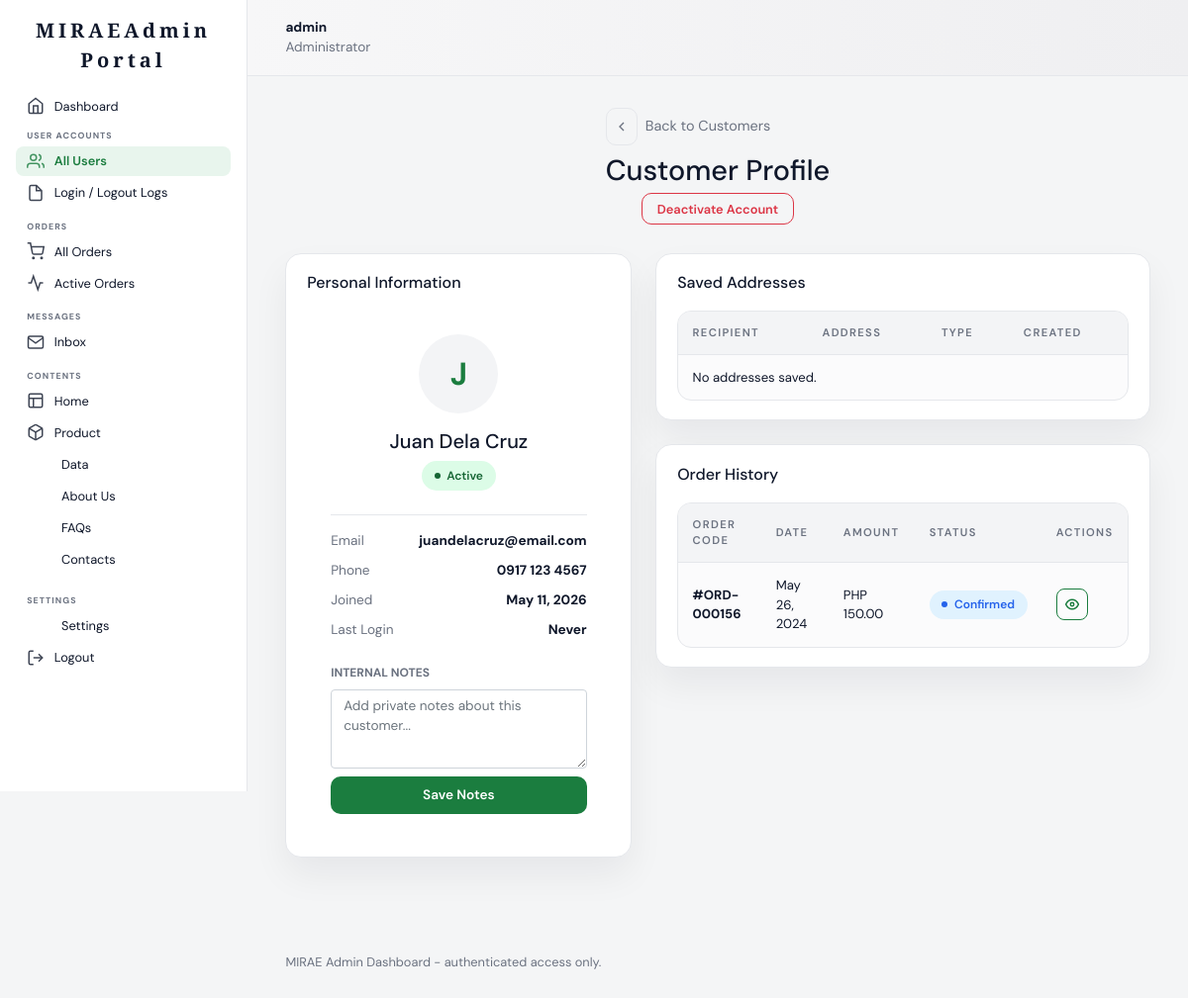
Screenshot of /admin/view_customer.php?id=1 (signed in) with the database file from the repository.
### tables this page shows
CREATE TABLE `customers` (
  `id` int(11) NOT NULL AUTO_INCREMENT,
  `name` varchar(255) NOT NULL,
  `email` varchar(255) NOT NULL,
  `password` varchar(255) NOT NULL,
  `phone` varchar(20) DEFAULT NULL,
  `address` text DEFAULT NULL,
  `city` varchar(100) DEFAULT NULL,
  `province` varchar(100) DEFAULT NULL,
  `postal_code` varchar(20) DEFAULT NULL,
  `status` enum('Active','Inactive') NOT NULL DEFAULT 'Active',
  `notes` text DEFAULT NULL,
  `created_at` timestamp NOT NULL DEFAULT current_timestamp(),
  `last_login` timestamp NULL DEFAULT NULL,
  `last_logout` timestamp NULL DEFAULT NULL,
  PRIMARY KEY (`id`),
  UNIQUE KEY `email` (`email`)
);

CREATE TABLE `orders` (
  `id` int(11) NOT NULL AUTO_INCREMENT,
  `order_code` varchar(50) NOT NULL,
  `customer_id` int(11) NOT NULL,
  `total` decimal(10,2) NOT NULL DEFAULT 0.00,
  `payment_status` enum('Paid','Unpaid') NOT NULL DEFAULT 'Unpaid',
  `payment_method` varchar(100) DEFAULT NULL,
  `order_status` enum('Pending','Confirmed','Out for Delivery','Delivered','Cancelled') NOT NULL DEFAULT 'Pending',
  `shipping_method` varchar(100) DEFAULT NULL,
  `tracking_number` varchar(100) DEFAULT NULL,
  `created_at` timestamp NOT NULL DEFAULT current_timestamp(),
  PRIMARY KEY (`id`),
  UNIQUE KEY `order_code` (`order_code`),
  KEY `customer_id` (`customer_id`),
  CONSTRAINT `orders_ibfk_1` FOREIGN KEY (`customer_id`) REFERENCES `customers` (`id`) ON DELETE CASCADE
);

### admin/view_customer.php (the view, shortened to what this page needs)
<?php
require_once __DIR__ . '/../config/db.php';
$customerId = isset($_GET['id']) ? (int)$_GET['id'] : 0;
$customer = null;
$stmt = $conn->prepare("SELECT * FROM customers WHERE id = ?");
$stmt->bind_param("i", $customerId);
$stmt->execute();
$result = $stmt->get_result();
if ($result->num_rows > 0) {
    $customer = $result->fetch_assoc();
}
$addresses = [];
$orders = [];
$stmt = $conn->prepare("SELECT * FROM orders WHERE customer_id = ? ORDER BY created_at DESC");
$stmt->bind_param("i", $customerId);
$stmt->execute();
$result = $stmt->get_result();
while ($row = $result->fetch_assoc()) {
    $orders[] = $row;
}
include __DIR__ . '/includes/header.php';
include __DIR__ . '/includes/sidebar.php';
?>
<main class="admin-content">
    <div class="page-header" style="display: flex; justify-content: space-between; align-items: center;">
        <div>
            <div style="display: flex; align-items: center; gap: 0.5rem; margin-bottom: 0.5rem;">
                <a href="customers.php" class="btn btn-outline-secondary btn-sm" style="width: 32px; padding: 0; display: inline-flex; align-items: center; justify-content: center;">
                    <svg viewBox="0 0 24 24" width="16" height="16" fill="none" stroke="currentColor" stroke-width="2"><polyline points="15 18 9 12 15 6"></polyline></svg>
                </a>
                <span style="color: var(--admin-muted); font-size: 0.9rem;">Back to Customers</span>
            </div>
            <h1>Customer Profile</h1>
        </div>
        <div class="header-actions">
            <button class="btn <?php echo $customer['status'] === 'Active' ? 'btn-outline-danger' : 'btn-outline-success'; ?>">
                <?php echo $customer['status'] === 'Active' ? 'Deactivate Account' : 'Reactivate Account'; ?>
            </button>
        </div>
    </div>
    <div class="dashboard-grid" style="grid-template-columns: 350px 1fr; gap: 1.5rem;">
        <div class="content-card" style="height: fit-content;">
            <div class="table-header">
                <h3>Personal Information</h3>
            </div>
            <div style="padding: 1.5rem;">
                <div style="text-align: center; margin-bottom: 1.5rem;">
                    <div style="width: 80px; height: 80px; background: #f3f4f6; border-radius: 50%; display: flex; align-items: center; justify-content: center; margin: 0 auto 1rem; font-size: 2rem; font-weight: 700; color: var(--admin-accent);">
                        <?php echo strtoupper(substr($customer['name'], 0, 1)); ?>
                    </div>
                    <h2 style="margin: 0; font-size: 1.25rem;"><?php echo htmlspecialchars($customer['name']); ?></h2>
                    <span class="status-pill <?php echo $customer['status'] === 'Active' ? 'status-completed' : 'status-cancelled'; ?>" style="margin-top: 0.5rem;">
                        <?php echo $customer['status']; ?>
                    </span>
                </div>
                <div class="metric-stack" style="border-top: 1px solid var(--admin-border); padding-top: 1rem;">
                    <div class="metric-row">
                        <span>Email</span>
                        <strong><?php echo htmlspecialchars($customer['email']); ?></strong>
                    </div>
                    <div class="metric-row">
                        <span>Phone</span>
                        <strong><?php echo htmlspecialchars($customer['phone'] ?: 'N/A'); ?></strong>
                    </div>
                    <div class="metric-row">
                        <span>Joined</span>
                        <strong><?php echo date('M d, Y', strtotime($customer['created_at'])); ?></strong>
                    </div>
                    <div class="metric-row">
                        <span>Last Login</span>
                        <strong><?php echo $customer['last_login'] ? date('M d, H:i', strtotime($customer['last_login'])) : 'Never'; ?></strong>
                    </div>
                </div>
                <div style="margin-top: 1.5rem;">
                    <label style="font-size: 0.75rem; font-weight: 700; text-transform: uppercase; color: var(--admin-muted); display: block; margin-bottom: 0.5rem;">Internal Notes</label>
                    <textarea class="form-control" style="width: 100%; height: 80px; font-size: 0.85rem;" placeholder="Add private notes about this customer..."><?php echo htmlspecialchars($customer['notes'] ?? ''); ?></textarea>
                    <button class="btn btn-primary btn-sm" style="margin-top: 0.5rem; width: 100%;">Save Notes</button>
                </div>
            </div>
        </div>
        <div style="display: flex; flex-direction: column; gap: 1.5rem;">
            <div class="table-card">
                <div class="table-header">
                    <h3>Saved Addresses</h3>
                </div>
                <div class="table-wrap">
                    <table>
                        <thead>
                            <tr>
                                <th>Recipient</th>
                                <th>Address</th>
                                <th>Type</th>
                                <th>Created</th>
                            </tr>
                        </thead>
                        <tbody>
                            <?php if (empty($addresses)) : ?>
                                <tr><td colspan="4">No addresses saved.</td></tr>
                            <?php endif; ?>
                        </tbody>
                    </table>
                </div>
            </div>
            <div class="table-card">
                <div class="table-header">
                    <h3>Order History</h3>
                </div>
                <div class="table-wrap">
                    <table>
                        <thead>
                            <tr>
                                <th>Order Code</th>
                                <th>Date</th>
                                <th>Amount</th>
                                <th>Status</th>
                                <th>Actions</th>
                            </tr>
                        </thead>
                        <tbody>
                            <?php if (empty($orders)) : ?>
                                <tr><td colspan="5">No orders placed yet.</td></tr>
                            <?php else : ?>
                                <?php foreach ($orders as $order) : ?>
                                    <tr>
                                        <td><strong>#<?php echo htmlspecialchars($order['order_code']); ?></strong></td>
                                        <td><?php echo date('M d, Y', strtotime($order['created_at'])); ?></td>
                                        <td>PHP <?php echo number_format($order['total'], 2); ?></td>
                                        <td>
                                            <?php
                                            $os = strtolower(str_replace(' ', '-', $order['order_status']));
                                            $os_class = 'status-' . $os;
                                            if ($os === 'confirmed') $os_class = 'status-processing';
                                            ?>
                                            <span class="status-pill <?php echo $os_class; ?>">
                                                <?php echo htmlspecialchars($order['order_status']); ?>
                                            </span>
                                        </td>
                                        <td>
                                            <a href="view_order.php?id=<?php echo $order['id']; ?>" class="btn btn-outline-primary btn-sm btn-icon" title="View Order">
                                                <svg viewBox="0 0 24 24" width="14" height="14" fill="none" stroke="currentColor" stroke-width="2.5"><path d="M1 12s4-8 11-8 11 8 11 8-4 8-11 8-11-8-11-8z"></path><circle cx="12" cy="12" r="3"></circle></svg>
                                            </a>
                                        </td>
                                    </tr>
                                <?php endforeach; ?>
                            <?php endif; ?>
                        </tbody>
                    </table>
                </div>
            </div>
        </div>
    </div>
</main>
<?php include __DIR__ . '/includes/footer.php'; ?>

### admin/assets/css/admin.css (style rules this page uses)
:root { --admin-bg: #f4f5f6; --admin-card: #ffffff; --admin-border: #e5e7eb; --admin-text: #0f172a; --admin-muted: #6b7280; --admin-accent: #1b7d3f; --admin-accent-soft: rgba(27, 125, 63, 0.14); --admin-radius: 16px; --admin-shadow: 0 18px 36px rgba(15, 23, 42, 0.06); }
* { box-sizing: border-box; }
body.admin-page { margin: 0; font-family: "DM Sans", "Segoe UI", sans-serif; color: var(--admin-text); background: var(--admin-bg); }
a, a:hover { color: inherit; text-decoration: none !important; }
.metric-stack { margin-top: 0.5rem; }
.admin-content { padding: 2rem 2.4rem 3rem; max-width: 1250px; }
.page-header { display: flex; flex-direction: column; gap: 0.35rem; margin-bottom: 1.8rem; }
.page-header h1 { margin: 0; font-size: 1.8rem; }
.dashboard-grid { display: grid; grid-template-columns: repeat(auto-fit, minmax(320px, 1fr)); gap: 1.4rem; margin-bottom: 1.8rem; }
.table-card, .chart-card, .content-card { background: var(--admin-card); border-radius: var(--admin-radius); border: 1px solid var(--admin-border); box-shadow: var(--admin-shadow); padding: 1.2rem 1.3rem; }
.table-header { display: flex; align-items: center; justify-content: space-between; gap: 1rem; margin-bottom: 1rem; }
.table-header h3 { margin: 0 0 0.2rem; font-size: 1rem; }
.btn-sm { height: 32px; padding: 0 0.8rem; font-size: 0.75rem; border-radius: 8px; }
.btn-icon { width: 32px !important; height: 32px !important; padding: 0 !important; display: inline-flex !important; align-items: center !important; justify-content: center !important; flex-shrink: 0 !important; }
.btn-primary { display: inline-flex; align-items: center; justify-content: center; text-decoration: none; background: var(--admin-accent); color: #ffffff; padding: 0 1.2rem; height: 38px; border-radius: 10px; font-size: 0.85rem; font-weight: 600; border: 1px solid transparent; cursor: pointer; transition: all 0.2s ease; }
.btn-outline-primary { display: inline-flex; align-items: center; justify-content: center; background: transparent; color: var(--admin-accent); border: 1px solid var(--admin-accent); padding: 0 0.9rem; height: 32px; border-radius: 8px; font-size: 0.8rem; font-weight: 600; cursor: pointer; transition: all 0.2s ease; }
.btn-outline-danger { display: inline-flex; align-items: center; justify-content: center; background: transparent; color: #b91c1c; border: 1px solid #b91c1c; height: 32px; padding: 0 0.9rem; border-radius: 8px; font-size: 0.8rem; font-weight: 600; cursor: pointer; transition: all 0.2s ease; }
.btn-outline-secondary { display: inline-flex; align-items: center; justify-content: center; height: 38px; padding: 0 1rem; border-radius: 10px; border: 1px solid var(--admin-border); background: transparent; color: var(--admin-muted); font-size: 0.85rem; font-weight: 500; transition: all 0.2s ease; }
.btn-outline-danger { background: transparent; color: #dc3545; border: 1px solid #dc3545; padding: 0.45rem 0.9rem; border-radius: 10px; font-size: 0.8rem; font-weight: 600; cursor: pointer; transition: all 0.2s ease; }
.table-wrap { overflow: hidden; border-radius: 14px; border: 1px solid var(--admin-border); background: #fbfbfc; }
.table-wrap table { width: 100%; border-collapse: collapse; font-size: 0.82rem; }
.table-wrap th, .table-wrap td { padding: 0.8rem 0.9rem; border-bottom: 1px solid var(--admin-border); text-align: left; vertical-align: middle; }
.table-wrap th { background: #f3f4f6; color: var(--admin-muted); font-weight: 600; font-size: 0.7rem; text-transform: uppercase; letter-spacing: 0.12em; }
.table-wrap tr:last-child td { border-bottom: none; }
.status-pill { display: inline-flex; align-items: center; justify-content: center; padding: 0.2rem 0.6rem; border-radius: 999px; font-size: 0.7rem; font-weight: 600; }
.status-processing { background: #e0f2fe; color: #2563eb; }
.status-completed { background: #dcfce7; color: #15803d; }
.metric-stack { display: grid; gap: 0.6rem; }
.metric-row { display: flex; justify-content: space-between; align-items: center; font-size: 0.85rem; color: var(--admin-muted); }
.metric-row strong { color: var(--admin-text); }
.status-pill { padding: 0.35rem 0.8rem; border-radius: 999px; font-size: 0.75rem; font-weight: 600; display: inline-flex; align-items: center; gap: 0.4rem; }
.status-pill::before { content: ""; width: 6px; height: 6px; border-radius: 50%; background: currentColor; }
.status-completed { background: #dcfce7; color: #166534; }

### rows the page displays
customers: name "J", name "Juan Dela Cruz", status "Active", email "juandelacruz@email.com", phone "0917 123 4567", created_at "May 11, 2026"
orders: order_code "ORD-000156", created_at "May 26, 2024", total "150.00", order_status "Confirmed"

### other values shown
$adminName "admin"
$adminRole "Administrator"
